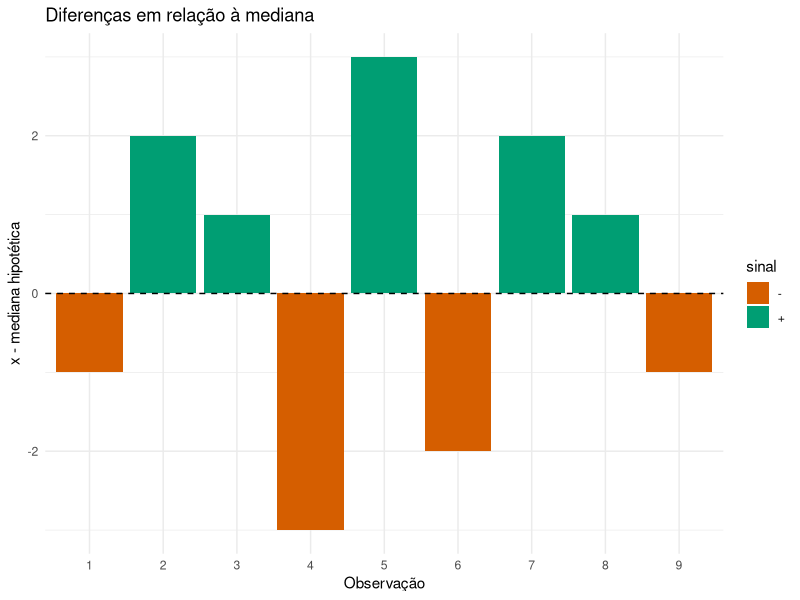
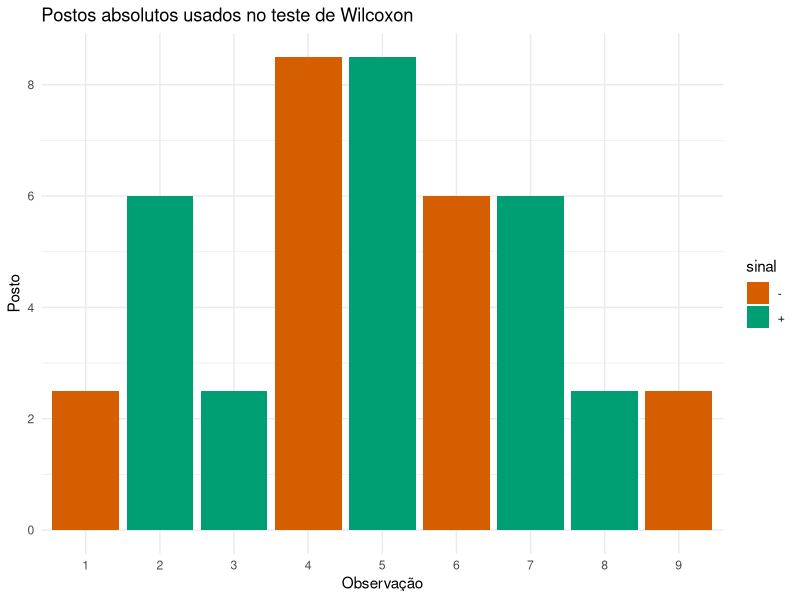

Reproduce these figures in R, in order.
# Teste do Sinal de Wilcoxon para a Mediana ----
# Diferenças
#
# | Teste    | Informação usada    |
# | -------- | ------------------- |
# | Sinal    | apenas direção      |
# | Wilcoxon | direção + magnitude |
#

# GGplot2 para os gráficos abaixo ----
library(ggplot2)

# Paleta Okabe-Ito ----
pal <- c("+"="#009E73", "-"="#D55E00")

# Dados da amostra ----
x <- c(12,15,14,10,16,13,11,15,14,12)

# Mediana hipotética ----
m0 <- 13

# Diferenças ----
d <- x - m0

# Remove empates ----
d <- d[d != 0]

# Postos dos valores absolutos ----
postos <- rank(abs(d))

# Classificação dos sinais ----
sinal <- ifelse(d > 0,"+","-")

# Estatísticas W+ e W- (soma dos postos positivos e negativos) ----
W_plus <- sum(postos[d > 0])
W_minus <- sum(postos[d < 0])

# Teste de Wilcoxon do R ----
wilcox.test(x, mu = m0, exact = TRUE)

# Data frame para gráfico ----
df <- data.frame(observacao = factor(1:length(d)),
                 diferenca = d, posto = postos, sinal = sinal)

# Gráfico das diferenças ----
ggplot(df,aes(observacao,diferenca,fill=sinal)) +
  geom_col() +
  geom_hline(yintercept=0,linetype="dashed") +
  scale_fill_manual(values=pal) +
  labs(title="Diferenças em relação à mediana",
       x="Observação", y="x - mediana hipotética") +
  theme_minimal()

# Gráfico dos postos ----
ggplot(df,aes(observacao,posto,fill=sinal)) +
  geom_col() +
  scale_fill_manual(values=pal) +
  labs(title="Postos absolutos usados no teste de Wilcoxon",
       x="Observação", y="Posto")+
  theme_minimal()
